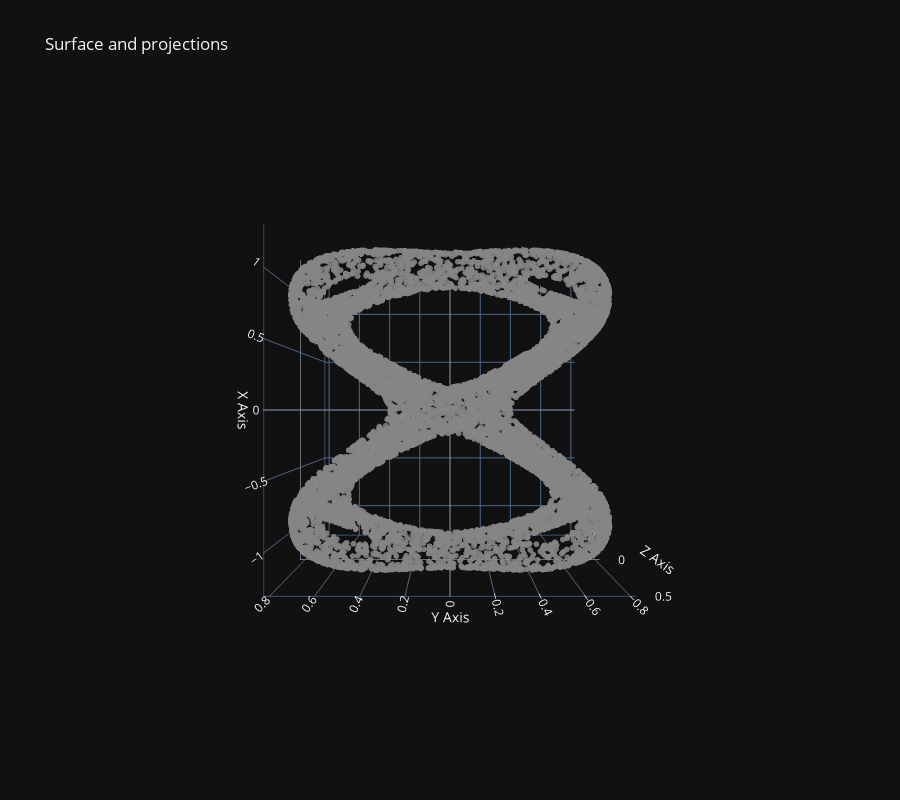

This figure's notebook cell:
### Code cell
Y_lang = langevin_implicit(surface_b, n_samples=10000, burn=100, thin=1, sigma=0.3, lam=0, kappa=0, R=5.0, tol=1e-2)
fig = plot_3d_projection(Y_lang)
fig.update_layout(scene_camera=dict(eye=dict(x=0., y=0., z=2.5)))

### Figure 1 — Plotly figure (JSON) as saved in the notebook; plotly's stock layout.template omitted (floating-point values rounded to 4 significant figures; data arrays with more than 128 entries replaced by an {"elided": "..."} marker saying what was removed)
{"data": [{"marker": {"color": "rgba(120,120,120,0.9)", "size": 2}, "mode": "markers", "name": "original", "type": "scatter3d", "x": {"elided": "9722 float values"}, "y": {"elided": "9722 float values"}, "z": {"elided": "9722 float values"}}], "layout": {"height": 800, "legend": {"itemsizing": "constant"}, "scene": {"aspectmode": "cube", "camera": {"eye": {"x": 0, "y": 0, "z": 2.5}}, "xaxis": {"title": {"text": "X Axis"}}, "yaxis": {"title": {"text": "Y Axis"}}, "zaxis": {"title": {"text": "Z Axis"}}}, "title": {"text": "Surface and projections"}}}
